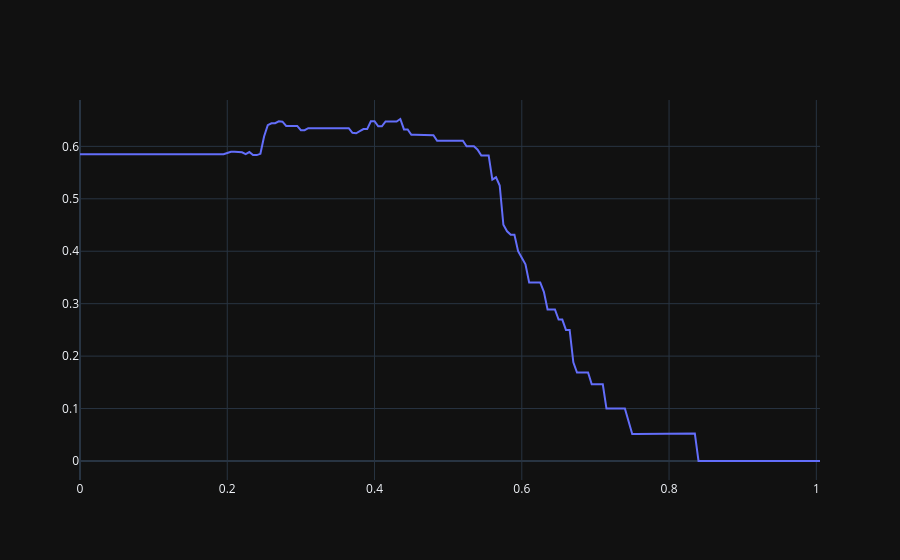

The code cell stored with this chart in its notebook:
### Code cell
from sklearn.metrics import f1_score

thresholds = np.arange(0, 1.01, 0.005)
f1s = [f1_score(y_test, p >= t) for t in thresholds]

fig = go.Figure(data=go.Scatter(x=thresholds, y=f1s))
fig.show()

### Figure 1 — Plotly figure (JSON) as saved in the notebook; plotly's stock layout.template omitted (floating-point values rounded to 4 significant figures; data arrays with more than 128 entries replaced by an {"elided": "..."} marker saying what was removed)
{"data": [{"x": {"elided": "202 float values"}, "y": {"elided": "202 float values"}, "type": "scatter"}], "layout": {}}
